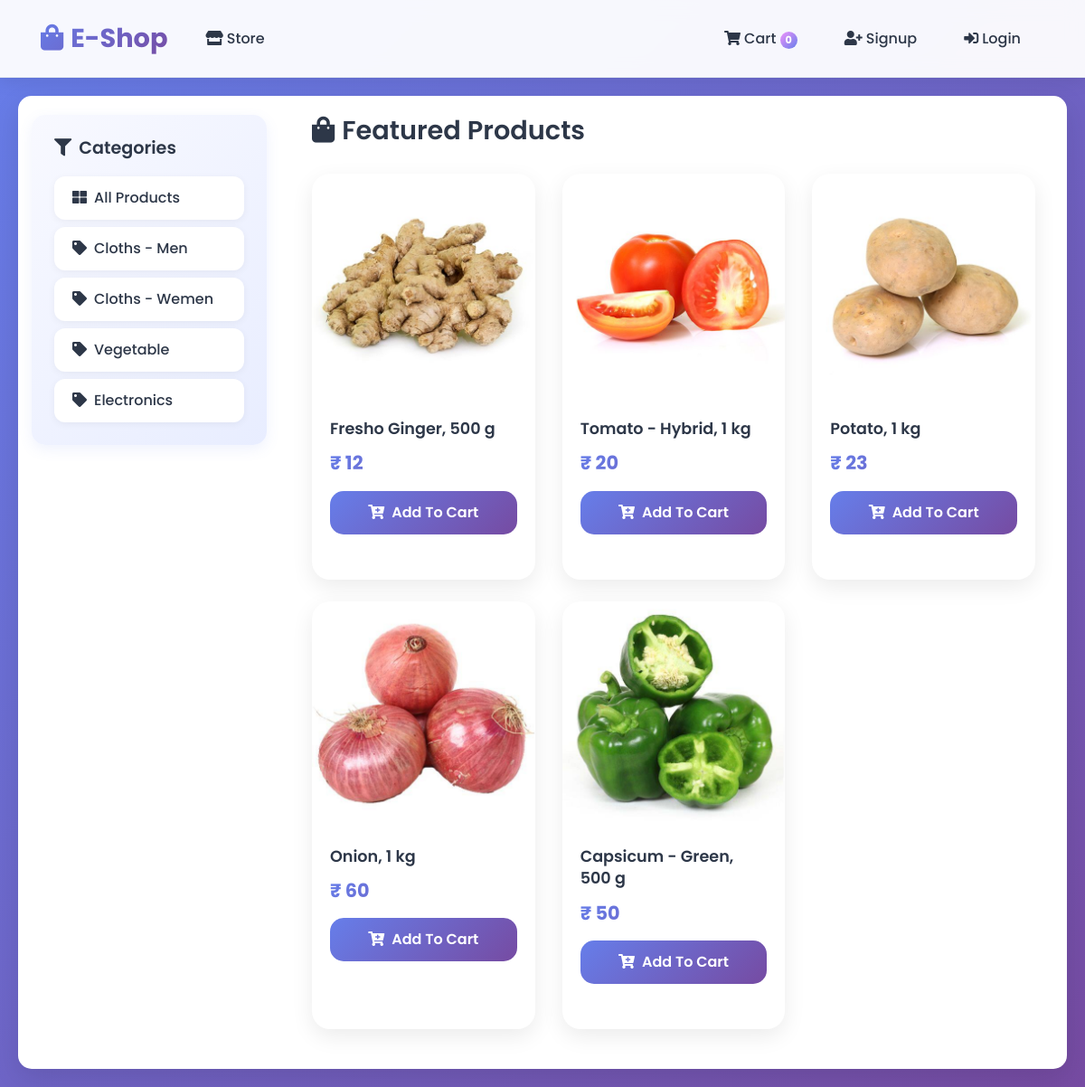
Screenshot of /store?category=3 with the database file from the repository.
### store/models/category.py (models this page shows, shortened)
class Category(models.Model):
    name = models.CharField(max_length=20)
    @staticmethod
    def get_all_categories():
        return Category.objects.all()

### store/models/product.py (models this page shows, shortened)
class Product(models.Model):
    name = models.CharField(max_length=50)
    price = models.IntegerField(default=0)
    category = models.ForeignKey(Category, on_delete=models.CASCADE, default=1)
    description = models.CharField(max_length=200, default='' , null=True , blank=True)
    image = models.ImageField(upload_to='uploads/products/')
    @staticmethod
    def get_all_products_by_categoryid(category_id):
        if category_id:
            return Product.objects.filter(category = category_id)
        else:
            return Product.get_all_products();

### store/views/home.py (the view)
# urls.py: path('' , include('store.urls'))
def store(request):
    cart = request.session.get('cart')
    if not cart:
        request.session['cart'] = {}
    products = None
    categories = Category.get_all_categories()
    categoryID = request.GET.get('category')
    if categoryID:
        products = Product.get_all_products_by_categoryid(categoryID)
    else:
        products = Product.get_all_products();
    data = {}
    data['products'] = products
    data['categories'] = categories
    print('you are : ', request.session.get('email'))
    return render(request, 'index.html', data)

### store/templatetags/cart.py (called while the page is built)
@register.filter(name='is_in_cart')
def is_in_cart(product  , cart):
    keys = cart.keys()
    for id in keys:
        if int(id) == product.id:
            return True
    return False;

### store/templatetags/custom_filter.py (called while the page is built)
@register.filter(name='currency')
def currency(number):
    return "₹ "+str(number)

### store/templates/index.html (shortened to what this page needs)
{% extends 'base.html' %}
{% block content %}
{% load cart %}
{% load custom_filter %}
<div class="container-fluid">
  <div class="row">
    <div class="col-12">
    </div>
    <div class="col-lg-3">
      <div class="category-sidebar">
        <h3 class="category-title">
          <i class="fas fa-filter mr-2"></i>Categories
        </h3>
        <div class="list-group category-list">
          <a href="/" class="list-group-item list-group-item-action category-item">
            <i class="fas fa-th-large mr-2"></i>All Products
          </a>
          {% for category in categories %}
          <a href="/?category={{category.id}}" class="list-group-item list-group-item-action category-item">
            <i class="fas fa-tag mr-2"></i>{{category.name}}
          </a>
          {% endfor %}
        </div>
      </div>
    </div>
    <div class="col-lg-9">
      <div class="products-section">
        <h2 class="section-title">
          <i class="fas fa-shopping-bag mr-2"></i>Featured Products
        </h2>
        <div class="row" id="products">
          {% for product in products %}
          <div class="col-xl-4 col-md-6 col-sm-12 mb-4">
            <div class="card product-card" id="{{product.id}}">
              <div style=" height: 250px;">
                <img class="product-image" src="{{product.image.url}}" alt="{{product.name}}">
              </div>
              <div class="product-info">
                <h5 class="product-name">{{product.name}}</h5>
                <p class="product-price">{{product.price|currency}}</p>
                <div class="cart-footer">
                  {% if product|is_in_cart:request.session.cart %}
                  <div class="cart-controls">
                    <div class="row align-items-center">
                      <div class="col-3">
                        <form action="/#{{product.id}}" method="post">
                          {% csrf_token %}
                          <input hidden type="text" name='product' value='{{product.id}}'>
                          <input hidden type="text" name='remove' value='True'>
                          <button type="submit" class="cart-btn cart-btn-minus">
                            <i class="fas fa-minus"></i>
                          </button>
                        </form>
                      </div>
                      <div class="col-6 cart-quantity">
                        <i class="fas fa-shopping-cart mr-1"></i>
                        {{product|cart_quantity:request.session.cart}} in Cart
                      </div>
                      <div class="col-3">
                        <form action="/#{{product.id}}" method="post">
                          {% csrf_token %}
                          <input hidden type="text" name='product' value='{{product.id}}'>
                          <button type="submit" class="cart-btn cart-btn-plus">
                            <i class="fas fa-plus"></i>
                          </button>
                        </form>
                      </div>
                    </div>
                  </div>
                  {% else %}
                  <form action="/#{{product.id}}" method="POST">
                    <button type="submit" class="add-to-cart-btn">
                      <i class="fas fa-cart-plus mr-2"></i>Add To Cart
                    </button>
                  </form>
                  {% endif %}
                </div>
              </div>
            </div>
          </div>
          {% endfor %}
        </div>
      </div>
    </div>
  </div>
</div>
{% endblock %}

### store/templates/base.html (style rules this page uses)
:root { --primary-color: #667eea; --secondary-color: #764ba2; --accent-color: #f093fb; --text-dark: #2d3748; --text-light: #718096; --bg-light: #f7fafc; --border-color: #e2e8f0; --success-color: #48bb78; --danger-color: #f56565; --warning-color: #ed8936; }
* { font-family: 'Poppins', sans-serif; }
body { background: linear-gradient(135deg, #667eea 0%, #764ba2 100%); background-attachment: fixed; min-height: 100vh; }
.card { transition: all 0.3s ease; border: none; border-radius: 15px; overflow: hidden; }

### store/templates/index.html (style rules this page uses)
.category-sidebar { background: linear-gradient(135deg, #f8f9ff 0%, #e8edff 100%); border-radius: 15px; padding: 25px; margin: 20px 0; box-shadow: 0 5px 15px rgba(102, 126, 234, 0.1); }
.category-title { font-weight: 600; color: var(--text-dark); margin-bottom: 20px; font-size: 1.2rem; }
.category-list { border: none; }
.category-item { border: none !important; border-radius: 12px !important; margin-bottom: 8px; font-weight: 500; color: var(--text-dark); background: white; transition: all 0.3s ease; box-shadow: 0 2px 8px rgba(0,0,0,0.05); }
.products-section { padding: 20px; }
.section-title { font-weight: 600; color: var(--text-dark); margin-bottom: 30px; font-size: 1.8rem; }
.product-card { border: none; border-radius: 20px; overflow: hidden; background: white; box-shadow: 0 8px 25px rgba(0,0,0,0.08); transition: all 0.4s ease; margin-bottom: 30px; height: 100%; }
.product-image { height: 250px; object-fit: contain; width: 100%; transition: all 0.3s ease; border-radius: 20px; }
.product-info { padding: 20px; }
.product-name { font-weight: 600; color: var(--text-dark); margin-bottom: 10px; font-size: 1.1rem; line-height: 1.4; }
.product-price { font-weight: 700; font-size: 1.3rem; background: linear-gradient(135deg, var(--primary-color), var(--secondary-color)); -webkit-background-clip: text; -webkit-text-fill-color: transparent; background-clip: text; margin-bottom: 15px; }
.add-to-cart-btn { background: linear-gradient(135deg, var(--primary-color), var(--secondary-color)); color: white; border: none; border-radius: 15px; padding: 12px 20px; font-weight: 600; width: 100%; transition: all 0.3s ease; }

### rows the page displays
Category: name "Cloths - Men"
Category: name "Cloths - Wemen"
Category: name "Vegetable"
Category: name "Electronics"
Product: image (picture), name "Fresho Ginger, 500 g", price "₹ 12"
Product: image (picture), name "Tomato - Hybrid, 1 kg", price "₹ 20"
Product: image (picture), name "Potato, 1 kg", price "₹ 23"
Product: image (picture), name "Onion, 1 kg", price "₹ 60"
Product: image (picture), name "Capsicum - Green, 500 g", price "₹ 50"

### other values shown
{{ request.session.cart.keys|length }} "0"
